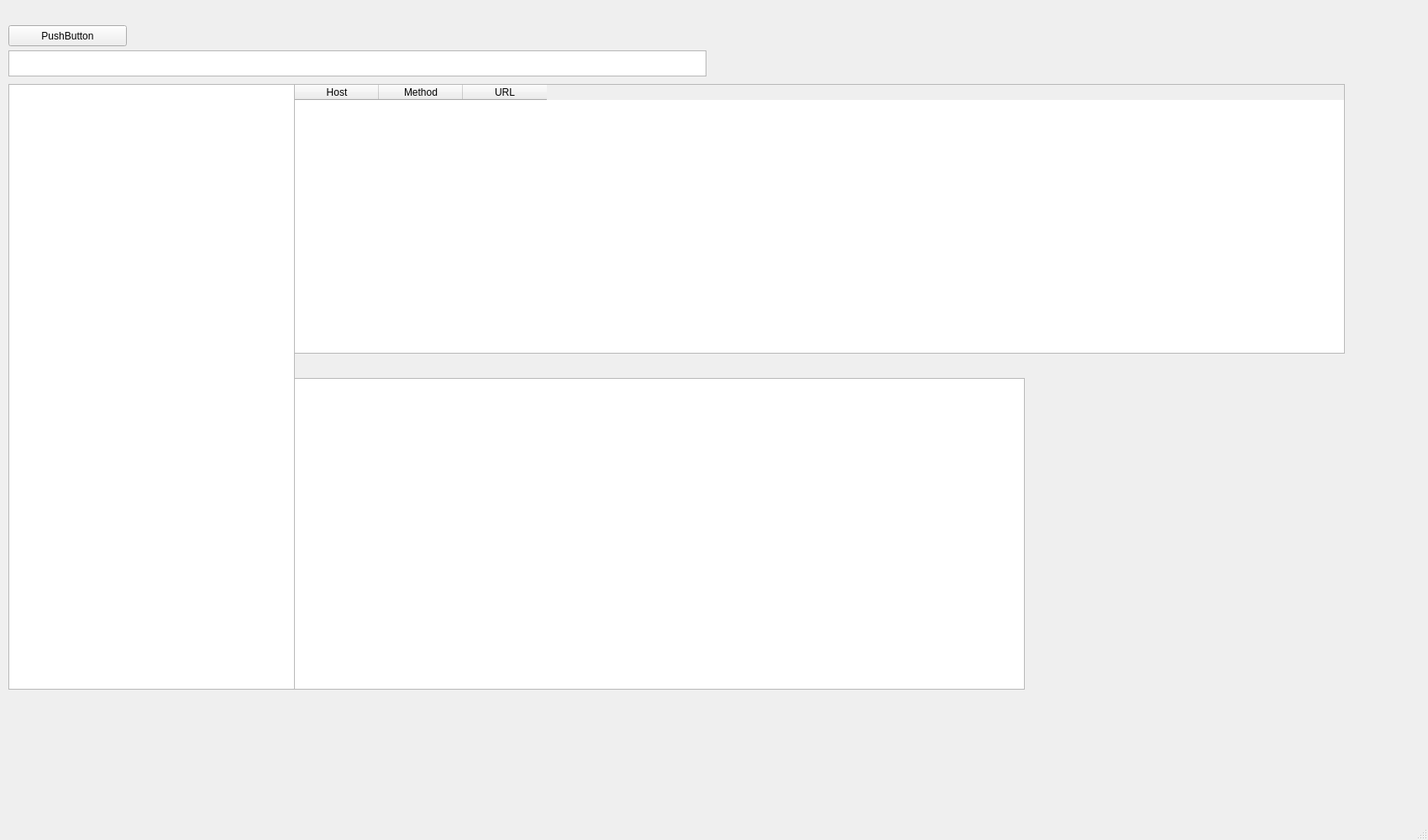
<?xml version="1.0" encoding="UTF-8"?>
<ui version="4.0">
 <class>MainWindow</class>
 <widget class="QMainWindow" name="MainWindow">
  <property name="geometry">
   <rect>
    <x>0</x>
    <y>0</y>
    <width>1700</width>
    <height>1000</height>
   </rect>
  </property>
  <property name="windowTitle">
   <string>MainWindow</string>
  </property>
  <widget class="QWidget" name="centralwidget">
   <widget class="QLabel" name="labelPort">
    <property name="geometry">
     <rect>
      <x>10</x>
      <y>0</y>
      <width>771</width>
      <height>20</height>
     </rect>
    </property>
    <property name="text">
     <string/>
    </property>
   </widget>
   <widget class="QPushButton" name="btnStartStop">
    <property name="geometry">
     <rect>
      <x>10</x>
      <y>30</y>
      <width>141</width>
      <height>25</height>
     </rect>
    </property>
    <property name="text">
     <string>PushButton</string>
    </property>
   </widget>
   <widget class="QWidget" name="verticalLayoutWidget">
    <property name="geometry">
     <rect>
      <x>349</x>
      <y>450</y>
      <width>1871</width>
      <height>371</height>
     </rect>
    </property>
    <layout class="QVBoxLayout" name="verticalLayout">
     <property name="leftMargin">
      <number>0</number>
     </property>
     <property name="rightMargin">
      <number>1000</number>
     </property>
     <item>
      <widget class="QTextEdit" name="textEditReqResp">
       <property name="enabled">
        <bool>true</bool>
       </property>
      </widget>
     </item>
    </layout>
   </widget>
   <widget class="QWidget" name="horizontalLayoutWidget">
    <property name="geometry">
     <rect>
      <x>350</x>
      <y>419</y>
      <width>1251</width>
      <height>31</height>
     </rect>
    </property>
    <layout class="QHBoxLayout" name="horizontalLayout"/>
   </widget>
   <widget class="QTableWidget" name="tableWidgetDetails">
    <property name="geometry">
     <rect>
      <x>350</x>
      <y>100</y>
      <width>1251</width>
      <height>321</height>
     </rect>
    </property>
    <column>
     <property name="text">
      <string>Host</string>
     </property>
    </column>
    <column>
     <property name="text">
      <string>Method</string>
     </property>
    </column>
    <column>
     <property name="text">
      <string>URL</string>
     </property>
    </column>
   </widget>
   <widget class="QTableWidget" name="tableWidgetHosts">
    <property name="geometry">
     <rect>
      <x>10</x>
      <y>100</y>
      <width>341</width>
      <height>721</height>
     </rect>
    </property>
   </widget>
   <widget class="QTextEdit" name="textEditFilter">
    <property name="geometry">
     <rect>
      <x>10</x>
      <y>60</y>
      <width>831</width>
      <height>31</height>
     </rect>
    </property>
   </widget>
  </widget>
  <widget class="QMenuBar" name="menubar">
   <property name="geometry">
    <rect>
     <x>0</x>
     <y>0</y>
     <width>1700</width>
     <height>22</height>
    </rect>
   </property>
  </widget>
  <widget class="QStatusBar" name="statusbar"/>
 </widget>
 <resources/>
 <connections/>
</ui>
